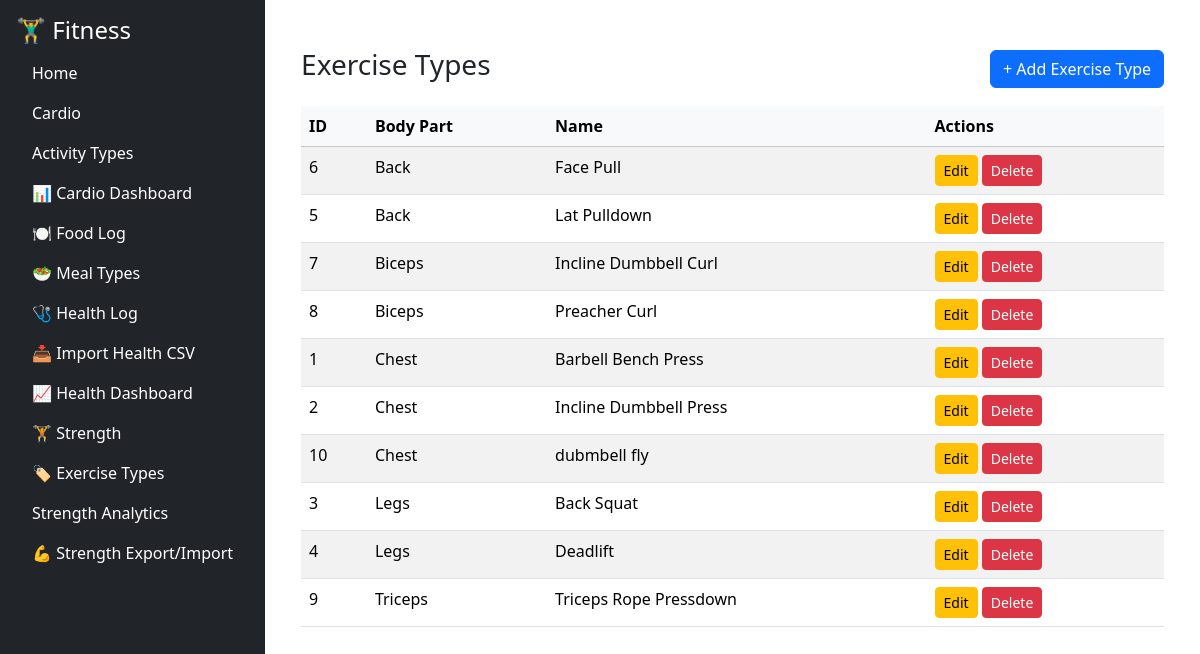
The app's page /strength/exercise_types, older data.
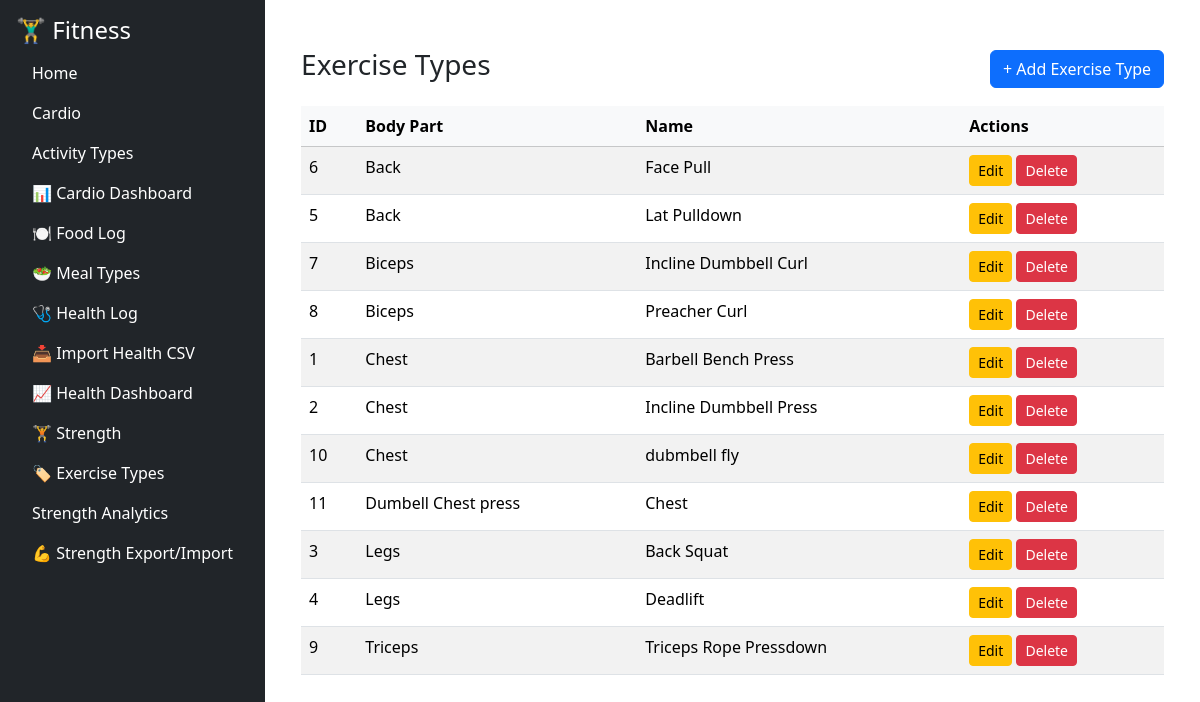
The same page, newer data.
### tables this page shows
CREATE TABLE exercise_types (
        id INTEGER PRIMARY KEY AUTOINCREMENT,
        name TEXT NOT NULL UNIQUE,
        body_part TEXT
    );

### fitness/strength/routes/strength_routes.py (the view)
@strength_bp.route('/exercise_types')
def exercise_types():
    conn = get_connection()
    types = conn.execute("SELECT * FROM exercise_types ORDER BY body_part, name").fetchall()
    conn.close()
    return render_template('exercise_types_list.html', types=types)

### fitness/db/db.py (called while the page is built)
def get_connection():
    conn = sqlite3.connect(DB_PATH)
    conn.row_factory = sqlite3.Row
    return conn

### fitness/strength/templates/exercise_types_list.html
{% extends "base.html" %}
{% block content %}
<div class="container mt-4">
  <div class="d-flex justify-content-between align-items-center mb-3">
    <h3>Exercise Types</h3>
    <a href="{{ url_for('strength_bp.add_exercise_type') }}" class="btn btn-primary">+ Add Exercise Type</a>
  </div>
  <table class="table table-striped">
    <thead class="table-light">
      <tr><th class="sortable">ID</th><th class="sortable">Body Part</th><th class="sortable">Name</th><th>Actions</th></tr>
    </thead>
    <tbody>
      {% for t in types %}
      <tr>
        <td>{{ t['id'] }}</td>
        <td>{{ t['body_part'] or '' }}</td>
        <td>{{ t['name'] }}</td>
        <td>
          <a href="{{ url_for('strength_bp.edit_exercise_type', id=t['id']) }}" class="btn btn-sm btn-warning">Edit</a>
          <a href="{{ url_for('strength_bp.delete_exercise_type', id=t['id']) }}" class="btn btn-sm btn-danger"
             onclick="return confirm('Delete this exercise type?')">Delete</a>
        </td>
      </tr>
      {% endfor %}
    </tbody>
  </table>
</div>
{% endblock %}

Row changes from the older to the newer data that the page shows:
added exercise_types: id "11", body_part "Dumbell Chest press", name "Chest"
